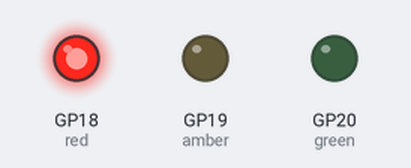
Recording of a program running on a simulated Raspberry Pi Pico running MicroPython. Parts: output pins drawn as LEDs (lit = HIGH). At 12.5 s the program stops and its outputs stay as they are.

Above: at 0.2 s.
At 2.2 s:
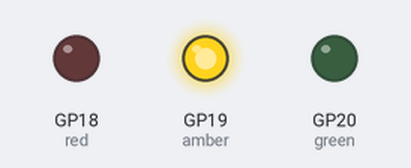
At 4.0 s:
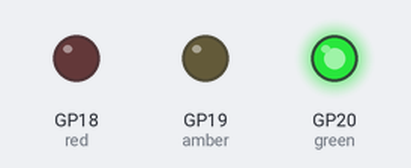
Timing chart, 0 to 5.8 s (numbered marks = the images above):
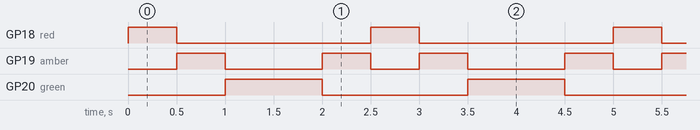

The program:

traffic_light.py
```python
#Second day project added 3 LED's and a transistor which were able to respond to the 18,19 and 20 out pins on the Pico H.

from machine import Pin
import time

red = Pin(18, Pin.OUT)
amber = Pin(19, Pin.OUT)
green = Pin(20, Pin.OUT)

counter = 0

while counter < 5:
    red.value(1)
    amber.value(0)
    green.value(0)

    time.sleep(0.5)

    red.value(0)
    amber.value(1)
    green.value(0)

    time.sleep(0.5)

    red.value(0)
    amber.value(0)
    green.value(1)

    time.sleep(0.5)

    red.value(0)
    amber.value(0)
    green.value(1)

    time.sleep(0.5)

    red.value(0)
    amber.value(1)
    green.value(0)

    time.sleep(0.5)

    counter +=1
```

Measured:
- by itself, GP18 (red): alternates HIGH for 0.50 s and LOW for 2.0 s, 10 changes in all, then stays LOW
- by itself, GP19 (amber): repeats every 2.5 s: LOW 1.0 s, HIGH 0.50 s, LOW 0.50 s, HIGH 0.50 s
- by itself, GP20 (green): alternates HIGH for 1.0 s and LOW for 1.5 s
